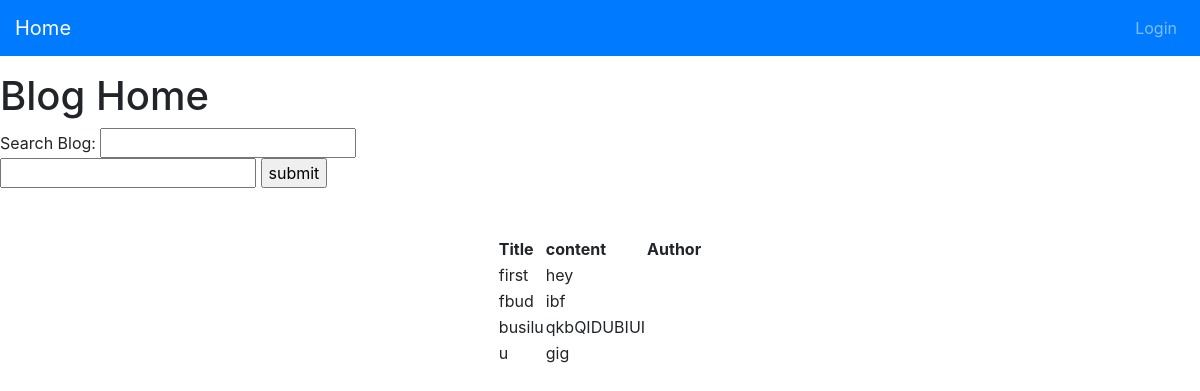
The app's page /, older data.
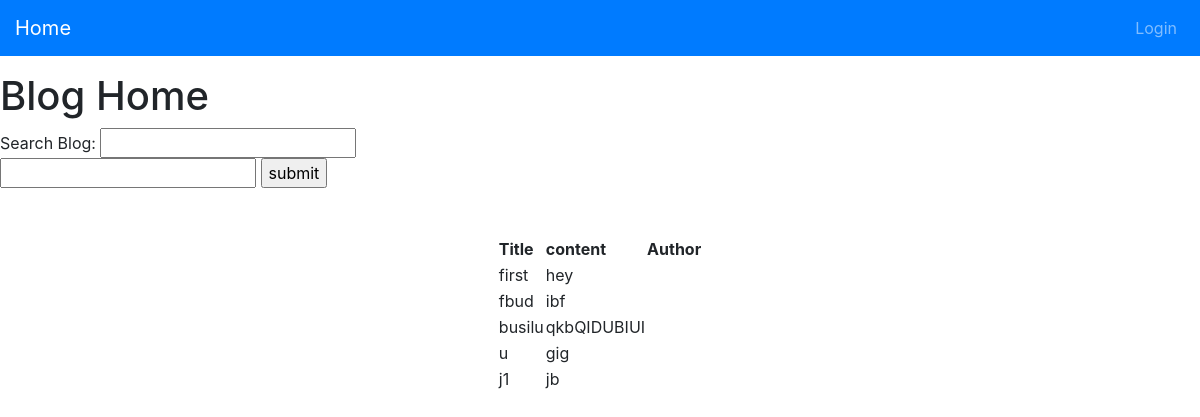
The same page, newer data.
### mysite/models.py (models this page shows, shortened)
class TheBlog(models.Model):
    id = models.BigAutoField(primary_key=True)
    user = models.ForeignKey(User, null=True, on_delete=models.CASCADE)
    title = models.CharField(max_length=120, blank=False)
    content = models.TextField(blank=False)
    author = models.TextField(blank=False)

### mysite/views.py (the view)
# urls.py: path('', home_view),
def home_view(request, *args, **kwargs):
    blog = TheBlog.objects.all()
    if request.GET.get('search'):
            search = request.GET.get('search')
            blog = TheBlog.objects.filter(query__icontains=search)
            title = request.GET.get('title')
            query = TheBlog.objects.create(query=search, user_id=title)
            query.save()
    context = {
        'blog': blog,
        }
    return render(request, 'index.html', context)

### templates/index.html (shortened to what this page needs)
{% extends 'base.html' %}
{% block content %}
<h1>Blog Home</h1>
<form method='POST' action='.'>{% csrf_token %}
    Search Blog: <input name='search' type='text'>
    <br>
    <input type='text' name='title' />
    <input type='submit' value='submit' />
</form>
<br>
<br>
<center>
    <table>
        <tr>
            <th id='title'>Title</th><th>content</th><th>Author</th>
        </tr>
        {% for items in blog %}
        <tr>
            <td>
                {{ items.title }}
            </td>
            <td>
                {{ items.content }}
            </td>
            {% endfor %}
            <td>
            </td>
        </tr>
    </table>
</center>
{% endblock content %}

Row changes from the older to the newer data that the page shows:
added TheBlog: title "j1", content "jb"
